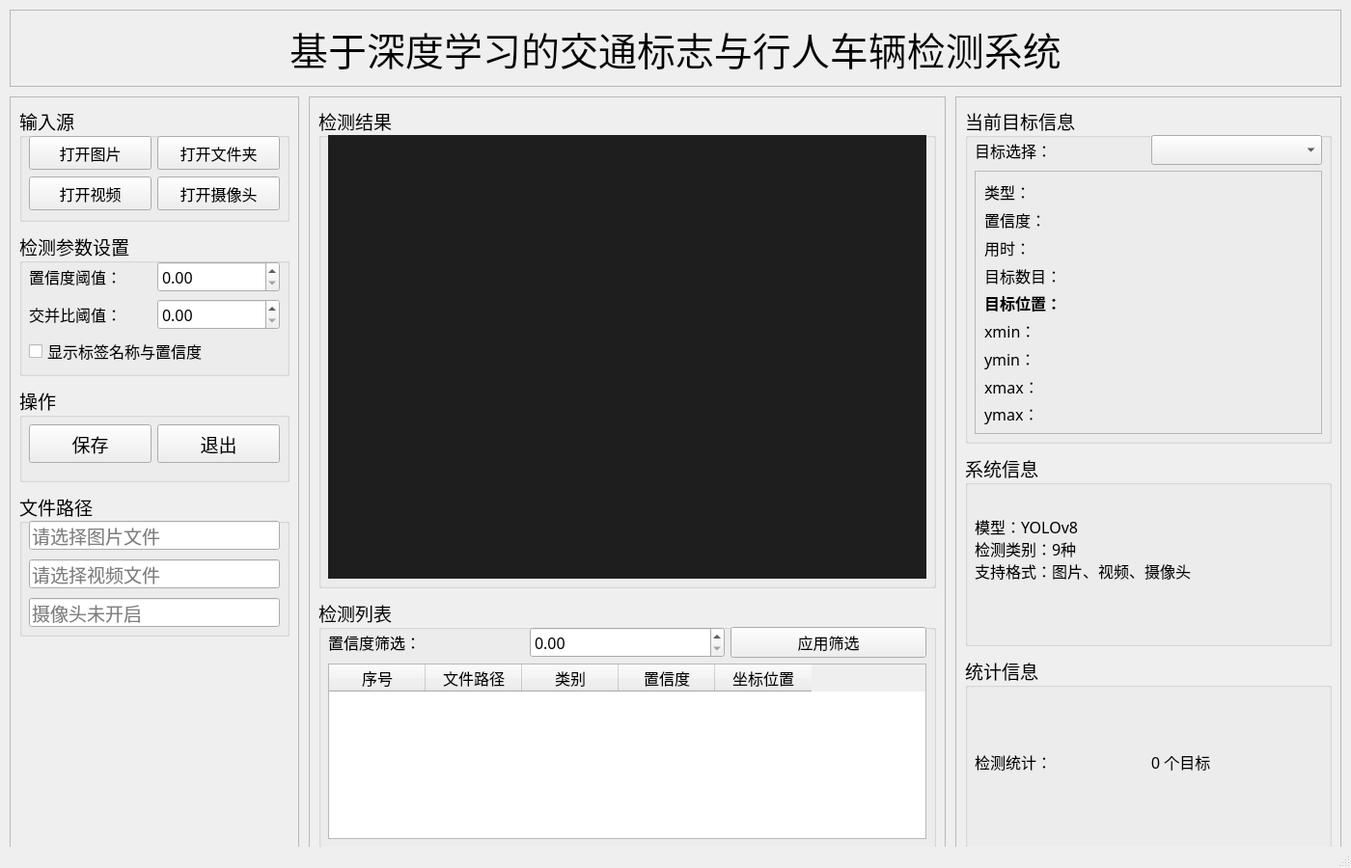
<?xml version="1.0" encoding="UTF-8"?>
<ui version="4.0">
 <class>MainWindow</class>
 <widget class="QMainWindow" name="MainWindow">
  <property name="geometry">
   <rect>
    <x>0</x>
    <y>0</y>
    <width>1400</width>
    <height>900</height>
   </rect>
  </property>
  <property name="minimumSize">
   <size>
    <width>1400</width>
    <height>900</height>
   </size>
  </property>
  <property name="windowTitle">
   <string>基于深度学习的交通标志与行人车辆检测系统</string>
  </property>
  <property name="windowIcon">
   <iconset resource="ui_sources.qrc">
    <normaloff>:/icons/ui_imgs/icons/目标检测.png</normaloff>:/icons/ui_imgs/icons/目标检测.png</iconset>
  </property>
  <widget class="QWidget" name="centralwidget">
   <!-- 顶部标题栏 -->
   <widget class="QFrame" name="frame_title">
    <property name="geometry">
     <rect>
      <x>10</x>
      <y>10</y>
      <width>1380</width>
      <height>80</height>
     </rect>
    </property>
    <property name="frameShape">
     <enum>QFrame::StyledPanel</enum>
    </property>
    <property name="frameShadow">
     <enum>QFrame::Raised</enum>
    </property>
    <widget class="QLabel" name="label_title">
     <property name="geometry">
      <rect>
       <x>0</x>
       <y>0</y>
       <width>1380</width>
       <height>80</height>
      </rect>
     </property>
     <property name="font">
      <font>
       <family>华文楷体</family>
       <pointsize>30</pointsize>
      </font>
     </property>
     <property name="alignment">
      <set>Qt::AlignCenter</set>
     </property>
     <property name="text">
      <string>基于深度学习的交通标志与行人车辆检测系统</string>
     </property>
    </widget>
   </widget>
   
   <!-- 左侧控制区 -->
   <widget class="QFrame" name="frame_left">
    <property name="geometry">
     <rect>
      <x>10</x>
      <y>100</y>
      <width>300</width>
      <height>790</height>
     </rect>
    </property>
    <property name="frameShape">
     <enum>QFrame::StyledPanel</enum>
    </property>
    <property name="frameShadow">
     <enum>QFrame::Raised</enum>
    </property>
    
    <!-- 输入源区域 -->
    <widget class="QGroupBox" name="groupBox_input">
     <property name="geometry">
      <rect>
       <x>10</x>
       <y>10</y>
       <width>280</width>
       <height>120</height>
      </rect>
     </property>
     <property name="font">
      <font>
       <family>华文楷体</family>
       <pointsize>14</pointsize>
      </font>
     </property>
     <property name="title">
      <string>输入源</string>
     </property>
     <widget class="QWidget" name="widget_input">
      <property name="geometry">
       <rect>
        <x>10</x>
        <y>30</y>
        <width>260</width>
        <height>80</height>
       </rect>
      </property>
      <layout class="QGridLayout" name="gridLayout_input">
       <item row="0" column="0">
        <widget class="QPushButton" name="PicBtn">
         <property name="minimumSize">
          <size>
           <width>120</width>
           <height>35</height>
          </size>
         </property>
         <property name="font">
          <font>
           <family>华文楷体</family>
           <pointsize>12</pointsize>
          </font>
         </property>
         <property name="text">
          <string>打开图片</string>
         </property>
         <property name="icon">
          <iconset resource="ui_sources.qrc">
           <normaloff>:/icons/ui_imgs/icons/img.png</normaloff>:/icons/ui_imgs/icons/img.png</iconset>
         </property>
         <property name="iconSize">
          <size>
           <width>20</width>
           <height>20</height>
          </size>
         </property>
        </widget>
       </item>
       <item row="0" column="1">
        <widget class="QPushButton" name="FilesBtn">
         <property name="minimumSize">
          <size>
           <width>120</width>
           <height>35</height>
          </size>
         </property>
         <property name="font">
          <font>
           <family>华文楷体</family>
           <pointsize>12</pointsize>
          </font>
         </property>
         <property name="text">
          <string>打开文件夹</string>
         </property>
         <property name="icon">
          <iconset resource="ui_sources.qrc">
           <normaloff>:/icons/ui_imgs/icons/folder.png</normaloff>:/icons/ui_imgs/icons/folder.png</iconset>
         </property>
         <property name="iconSize">
          <size>
           <width>20</width>
           <height>20</height>
          </size>
         </property>
        </widget>
       </item>
       <item row="1" column="0">
        <widget class="QPushButton" name="VideoBtn">
         <property name="minimumSize">
          <size>
           <width>120</width>
           <height>35</height>
          </size>
         </property>
         <property name="font">
          <font>
           <family>华文楷体</family>
           <pointsize>12</pointsize>
          </font>
         </property>
         <property name="text">
          <string>打开视频</string>
         </property>
         <property name="icon">
          <iconset resource="ui_sources.qrc">
           <normaloff>:/icons/ui_imgs/icons/video.png</normaloff>:/icons/ui_imgs/icons/video.png</iconset>
         </property>
         <property name="iconSize">
          <size>
           <width>20</width>
           <height>20</height>
          </size>
         </property>
        </widget>
       </item>
       <item row="1" column="1">
        <widget class="QPushButton" name="CapBtn">
         <property name="minimumSize">
          <size>
           <width>120</width>
           <height>35</height>
          </size>
         </property>
         <property name="font">
          <font>
           <family>华文楷体</family>
           <pointsize>12</pointsize>
          </font>
         </property>
         <property name="text">
          <string>打开摄像头</string>
         </property>
         <property name="icon">
          <iconset resource="ui_sources.qrc">
           <normaloff>:/icons/ui_imgs/icons/camera.png</normaloff>:/icons/ui_imgs/icons/camera.png</iconset>
         </property>
         <property name="iconSize">
          <size>
           <width>20</width>
           <height>20</height>
          </size>
         </property>
        </widget>
       </item>
      </layout>
     </widget>
    </widget>
    
    <!-- 检测参数设置 -->
    <widget class="QGroupBox" name="groupBox_params">
     <property name="geometry">
      <rect>
       <x>10</x>
       <y>140</y>
       <width>280</width>
       <height>150</height>
      </rect>
     </property>
     <property name="font">
      <font>
       <family>华文楷体</family>
       <pointsize>14</pointsize>
      </font>
     </property>
     <property name="title">
      <string>检测参数设置</string>
     </property>
     <widget class="QWidget" name="widget_params">
      <property name="geometry">
       <rect>
        <x>10</x>
        <y>30</y>
        <width>260</width>
        <height>110</height>
       </rect>
      </property>
      <layout class="QVBoxLayout" name="verticalLayout_params">
       <item>
        <layout class="QHBoxLayout" name="horizontalLayout_conf">
         <item>
          <widget class="QLabel" name="label_conf_thres">
           <property name="font">
            <font>
             <family>楷体</family>
             <pointsize>12</pointsize>
            </font>
           </property>
           <property name="text">
            <string>置信度阈值：</string>
           </property>
          </widget>
         </item>
         <item>
          <widget class="QDoubleSpinBox" name="doubleSpinBox">
           <property name="font">
            <font>
             <family>华文楷体</family>
             <pointsize>12</pointsize>
            </font>
           </property>
           <property name="decimals">
            <number>2</number>
           </property>
           <property name="minimum">
            <double>0.0</double>
           </property>
           <property name="maximum">
            <double>1.0</double>
           </property>
           <property name="singleStep">
            <double>0.05</double>
           </property>
          </widget>
         </item>
        </layout>
       </item>
       <item>
        <layout class="QHBoxLayout" name="horizontalLayout_iou">
         <item>
          <widget class="QLabel" name="label_iou_thres">
           <property name="font">
            <font>
             <family>楷体</family>
             <pointsize>12</pointsize>
            </font>
           </property>
           <property name="text">
            <string>交并比阈值：</string>
           </property>
          </widget>
         </item>
         <item>
          <widget class="QDoubleSpinBox" name="doubleSpinBox_2">
           <property name="font">
            <font>
             <family>华文楷体</family>
             <pointsize>12</pointsize>
            </font>
           </property>
           <property name="decimals">
            <number>2</number>
           </property>
           <property name="minimum">
            <double>0.0</double>
           </property>
           <property name="maximum">
            <double>1.0</double>
           </property>
           <property name="singleStep">
            <double>0.05</double>
           </property>
          </widget>
         </item>
        </layout>
       </item>
       <item>
        <widget class="QCheckBox" name="checkBox">
         <property name="font">
          <font>
           <family>华文楷体</family>
           <pointsize>12</pointsize>
          </font>
         </property>
         <property name="text">
          <string>显示标签名称与置信度</string>
         </property>
        </widget>
       </item>
      </layout>
     </widget>
    </widget>
    
    <!-- 操作按钮 -->
    <widget class="QGroupBox" name="groupBox_actions">
     <property name="geometry">
      <rect>
       <x>10</x>
       <y>300</y>
       <width>280</width>
       <height>100</height>
      </rect>
     </property>
     <property name="font">
      <font>
       <family>华文楷体</family>
       <pointsize>14</pointsize>
      </font>
     </property>
     <property name="title">
      <string>操作</string>
     </property>
     <widget class="QWidget" name="widget_actions">
      <property name="geometry">
       <rect>
        <x>10</x>
        <y>30</y>
        <width>260</width>
        <height>60</height>
       </rect>
      </property>
      <layout class="QHBoxLayout" name="horizontalLayout_actions">
       <item>
        <widget class="QPushButton" name="SaveBtn">
         <property name="minimumSize">
          <size>
           <width>120</width>
           <height>40</height>
          </size>
         </property>
         <property name="font">
          <font>
           <family>华文楷体</family>
           <pointsize>14</pointsize>
          </font>
         </property>
         <property name="text">
          <string>保存</string>
         </property>
         <property name="icon">
          <iconset resource="ui_sources.qrc">
           <normaloff>:/icons/ui_imgs/icons/保存.png</normaloff>:/icons/ui_imgs/icons/保存.png</iconset>
         </property>
         <property name="iconSize">
          <size>
           <width>20</width>
           <height>20</height>
          </size>
         </property>
        </widget>
       </item>
       <item>
        <widget class="QPushButton" name="ExitBtn">
         <property name="minimumSize">
          <size>
           <width>120</width>
           <height>40</height>
          </size>
         </property>
         <property name="font">
          <font>
           <family>华文楷体</family>
           <pointsize>14</pointsize>
          </font>
         </property>
         <property name="text">
          <string>退出</string>
         </property>
         <property name="icon">
          <iconset resource="ui_sources.qrc">
           <normaloff>:/icons/ui_imgs/icons/退出.png</normaloff>:/icons/ui_imgs/icons/退出.png</iconset>
         </property>
         <property name="iconSize">
          <size>
           <width>20</width>
           <height>20</height>
          </size>
         </property>
        </widget>
       </item>
      </layout>
     </widget>
    </widget>
    
    <!-- 路径显示 -->
    <widget class="QGroupBox" name="groupBox_path">
     <property name="geometry">
      <rect>
       <x>10</x>
       <y>410</y>
       <width>280</width>
       <height>150</height>
      </rect>
     </property>
     <property name="font">
      <font>
       <family>华文楷体</family>
       <pointsize>14</pointsize>
      </font>
     </property>
     <property name="title">
      <string>文件路径</string>
     </property>
     <widget class="QLineEdit" name="PiclineEdit">
      <property name="geometry">
       <rect>
        <x>10</x>
        <y>30</y>
        <width>260</width>
        <height>30</height>
       </rect>
      </property>
      <property name="placeholderText">
       <string>请选择图片文件</string>
      </property>
     </widget>
     <widget class="QLineEdit" name="VideolineEdit">
      <property name="geometry">
       <rect>
        <x>10</x>
        <y>70</y>
        <width>260</width>
        <height>30</height>
       </rect>
      </property>
      <property name="placeholderText">
       <string>请选择视频文件</string>
      </property>
     </widget>
     <widget class="QLineEdit" name="CaplineEdit">
      <property name="geometry">
       <rect>
        <x>10</x>
        <y>110</y>
        <width>260</width>
        <height>30</height>
       </rect>
      </property>
      <property name="placeholderText">
       <string>摄像头未开启</string>
      </property>
     </widget>
    </widget>
   </widget>
   
   <!-- 中间显示区 -->
   <widget class="QFrame" name="frame_center">
    <property name="geometry">
     <rect>
      <x>320</x>
      <y>100</y>
      <width>660</width>
      <height>790</height>
     </rect>
    </property>
    <property name="frameShape">
     <enum>QFrame::StyledPanel</enum>
    </property>
    <property name="frameShadow">
     <enum>QFrame::Raised</enum>
    </property>
    
    <!-- 图像显示 -->
    <widget class="QGroupBox" name="groupBox_display">
     <property name="geometry">
      <rect>
       <x>10</x>
       <y>10</y>
       <width>640</width>
       <height>500</height>
      </rect>
     </property>
     <property name="font">
      <font>
       <family>华文楷体</family>
       <pointsize>14</pointsize>
      </font>
     </property>
     <property name="title">
      <string>检测结果</string>
     </property>
     <widget class="QLabel" name="label_show">
      <property name="geometry">
       <rect>
        <x>10</x>
        <y>30</y>
        <width>620</width>
        <height>460</height>
       </rect>
      </property>
      <property name="styleSheet">
       <string notr="true">background-color: rgb(30, 30, 30);</string>
      </property>
      <property name="text">
       <string/>
      </property>
      <property name="alignment">
       <set>Qt::AlignCenter</set>
      </property>
     </widget>
    </widget>
    
    <!-- 检测信息 -->
    <widget class="QGroupBox" name="groupBox_info">
     <property name="geometry">
      <rect>
       <x>10</x>
       <y>520</y>
       <width>640</width>
       <height>260</height>
      </rect>
     </property>
     <property name="font">
      <font>
       <family>华文楷体</family>
       <pointsize>14</pointsize>
      </font>
     </property>
     <property name="title">
      <string>检测列表</string>
     </property>
     <widget class="QWidget" name="widget_table">
      <property name="geometry">
       <rect>
        <x>10</x>
        <y>30</y>
        <width>620</width>
        <height>220</height>
       </rect>
      </property>
      <layout class="QVBoxLayout" name="verticalLayout_table">
       <item>
        <layout class="QHBoxLayout" name="horizontalLayout_filter">
         <item>
          <widget class="QLabel" name="label_filter">
           <property name="font">
            <font>
             <family>楷体</family>
             <pointsize>12</pointsize>
            </font>
           </property>
           <property name="text">
            <string>置信度筛选：</string>
           </property>
          </widget>
         </item>
         <item>
          <widget class="QDoubleSpinBox" name="doubleSpinBox_filter">
           <property name="font">
            <font>
             <family>华文楷体</family>
             <pointsize>12</pointsize>
            </font>
           </property>
           <property name="decimals">
            <number>2</number>
           </property>
           <property name="minimum">
            <double>0.0</double>
           </property>
           <property name="maximum">
            <double>1.0</double>
           </property>
           <property name="singleStep">
            <double>0.05</double>
           </property>
          </widget>
         </item>
         <item>
          <widget class="QPushButton" name="pushButton_filter">
           <property name="font">
            <font>
             <family>华文楷体</family>
             <pointsize>12</pointsize>
            </font>
           </property>
           <property name="text">
            <string>应用筛选</string>
           </property>
          </widget>
         </item>
        </layout>
       </item>
       <item>
        <widget class="QTableWidget" name="tableWidget">
         <property name="font">
          <font>
           <family>华文楷体</family>
           <pointsize>12</pointsize>
          </font>
         </property>
         <property name="columnCount">
          <number>5</number>
         </property>
         <column>
          <property name="text">
           <string>序号</string>
          </property>
         </column>
         <column>
          <property name="text">
           <string>文件路径</string>
          </property>
         </column>
         <column>
          <property name="text">
           <string>类别</string>
          </property>
         </column>
         <column>
          <property name="text">
           <string>置信度</string>
          </property>
         </column>
         <column>
          <property name="text">
           <string>坐标位置</string>
          </property>
         </column>
        </widget>
       </item>
      </layout>
     </widget>
    </widget>
   </widget>
   
   <!-- 右侧信息区 -->
   <widget class="QFrame" name="frame_right">
    <property name="geometry">
     <rect>
      <x>990</x>
      <y>100</y>
      <width>400</width>
      <height>790</height>
     </rect>
    </property>
    <property name="frameShape">
     <enum>QFrame::StyledPanel</enum>
    </property>
    <property name="frameShadow">
     <enum>QFrame::Raised</enum>
    </property>
    
    <!-- 当前目标信息 -->
    <widget class="QGroupBox" name="groupBox_target">
     <property name="geometry">
      <rect>
       <x>10</x>
       <y>10</y>
       <width>380</width>
       <height>350</height>
      </rect>
     </property>
     <property name="font">
      <font>
       <family>华文楷体</family>
       <pointsize>14</pointsize>
      </font>
     </property>
     <property name="title">
      <string>当前目标信息</string>
     </property>
     <widget class="QWidget" name="widget_target">
      <property name="geometry">
       <rect>
        <x>10</x>
        <y>30</y>
        <width>360</width>
        <height>310</height>
       </rect>
      </property>
      <layout class="QVBoxLayout" name="verticalLayout_target">
       <item>
        <layout class="QHBoxLayout" name="horizontalLayout_target_select">
         <item>
          <widget class="QLabel" name="label_target_select">
           <property name="font">
            <font>
             <family>楷体</family>
             <pointsize>12</pointsize>
            </font>
           </property>
           <property name="text">
            <string>目标选择：</string>
           </property>
          </widget>
         </item>
         <item>
          <widget class="QComboBox" name="comboBox">
           <property name="font">
            <font>
             <family>华文楷体</family>
             <pointsize>12</pointsize>
            </font>
           </property>
          </widget>
         </item>
        </layout>
       </item>
       <item>
        <widget class="QFrame" name="frame_target_detail">
         <property name="frameShape">
          <enum>QFrame::StyledPanel</enum>
         </property>
         <property name="frameShadow">
          <enum>QFrame::Raised</enum>
         </property>
         <layout class="QGridLayout" name="gridLayout_target_detail">
          <item row="0" column="0">
           <widget class="QLabel" name="label_type">
            <property name="font">
             <font>
              <family>楷体</family>
              <pointsize>12</pointsize>
             </font>
            </property>
            <property name="text">
             <string>类型：</string>
            </property>
           </widget>
          </item>
          <item row="0" column="1">
           <widget class="QLabel" name="type_lb">
            <property name="font">
             <font>
              <family>Arial</family>
              <pointsize>14</pointsize>
              <weight>75</weight>
              <bold>true</bold>
             </font>
            </property>
            <property name="text">
             <string/>
            </property>
           </widget>
          </item>
          <item row="1" column="0">
           <widget class="QLabel" name="label_conf">
            <property name="font">
             <font>
              <family>楷体</family>
              <pointsize>12</pointsize>
             </font>
            </property>
            <property name="text">
             <string>置信度：</string>
            </property>
           </widget>
          </item>
          <item row="1" column="1">
           <widget class="QLabel" name="label_conf_value">
            <property name="font">
             <font>
              <family>Arial</family>
              <pointsize>14</pointsize>
              <weight>75</weight>
              <bold>true</bold>
             </font>
            </property>
            <property name="text">
             <string/>
            </property>
           </widget>
          </item>
          <item row="2" column="0">
           <widget class="QLabel" name="label_time">
            <property name="font">
             <font>
              <family>楷体</family>
              <pointsize>12</pointsize>
             </font>
            </property>
            <property name="text">
             <string>用时：</string>
            </property>
           </widget>
          </item>
          <item row="2" column="1">
           <widget class="QLabel" name="time_lb">
            <property name="font">
             <font>
              <family>Arial</family>
              <pointsize>14</pointsize>
              <weight>75</weight>
              <bold>true</bold>
             </font>
            </property>
            <property name="text">
             <string/>
            </property>
           </widget>
          </item>
          <item row="3" column="0">
           <widget class="QLabel" name="label_nums">
            <property name="font">
             <font>
              <family>楷体</family>
              <pointsize>12</pointsize>
             </font>
            </property>
            <property name="text">
             <string>目标数目：</string>
            </property>
           </widget>
          </item>
          <item row="3" column="1">
           <widget class="QLabel" name="label_nums_value">
            <property name="font">
             <font>
              <family>Arial</family>
              <pointsize>14</pointsize>
              <weight>75</weight>
              <bold>true</bold>
             </font>
            </property>
            <property name="text">
             <string/>
            </property>
           </widget>
          </item>
          <item row="4" column="0" colspan="2">
           <widget class="QLabel" name="label_position">
            <property name="font">
             <font>
              <family>楷体</family>
              <pointsize>12</pointsize>
              <weight>75</weight>
              <bold>true</bold>
             </font>
            </property>
            <property name="text">
             <string>目标位置：</string>
            </property>
           </widget>
          </item>
          <item row="5" column="0">
           <widget class="QLabel" name="label_xmin">
            <property name="font">
             <font>
              <family>楷体</family>
              <pointsize>12</pointsize>
             </font>
            </property>
            <property name="text">
             <string>xmin：</string>
            </property>
           </widget>
          </item>
          <item row="5" column="1">
           <widget class="QLabel" name="label_xmin_value">
            <property name="font">
             <font>
              <family>Arial</family>
              <pointsize>12</pointsize>
             </font>
            </property>
            <property name="text">
             <string/>
            </property>
           </widget>
          </item>
          <item row="6" column="0">
           <widget class="QLabel" name="label_ymin">
            <property name="font">
             <font>
              <family>楷体</family>
              <pointsize>12</pointsize>
             </font>
            </property>
            <property name="text">
             <string>ymin：</string>
            </property>
           </widget>
          </item>
          <item row="6" column="1">
           <widget class="QLabel" name="label_ymin_value">
            <property name="font">
             <font>
              <family>Arial</family>
              <pointsize>12</pointsize>
             </font>
            </property>
            <property name="text">
             <string/>
            </property>
           </widget>
          </item>
          <item row="7" column="0">
           <widget class="QLabel" name="label_xmax">
            <property name="font">
             <font>
              <family>楷体</family>
              <pointsize>12</pointsize>
             </font>
            </property>
            <property name="text">
             <string>xmax：</string>
            </property>
           </widget>
          </item>
          <item row="7" column="1">
           <widget class="QLabel" name="label_xmax_value">
            <property name="font">
             <font>
              <family>Arial</family>
              <pointsize>12</pointsize>
             </font>
            </property>
            <property name="text">
             <string/>
            </property>
           </widget>
          </item>
          <item row="8" column="0">
           <widget class="QLabel" name="label_ymax">
            <property name="font">
             <font>
              <family>楷体</family>
              <pointsize>12</pointsize>
             </font>
            </property>
            <property name="text">
             <string>ymax：</string>
            </property>
           </widget>
          </item>
          <item row="8" column="1">
           <widget class="QLabel" name="label_ymax_value">
            <property name="font">
             <font>
              <family>Arial</family>
              <pointsize>12</pointsize>
             </font>
            </property>
            <property name="text">
             <string/>
            </property>
           </widget>
          </item>
         </layout>
        </widget>
       </item>
      </layout>
     </widget>
    </widget>
    
    <!-- 系统信息 -->
    <widget class="QGroupBox" name="groupBox_system">
     <property name="geometry">
      <rect>
       <x>10</x>
       <y>370</y>
       <width>380</width>
       <height>200</height>
      </rect>
     </property>
     <property name="font">
      <font>
       <family>华文楷体</family>
       <pointsize>14</pointsize>
      </font>
     </property>
     <property name="title">
      <string>系统信息</string>
     </property>
     <widget class="QLabel" name="label_system_info">
      <property name="geometry">
       <rect>
        <x>10</x>
        <y>30</y>
        <width>360</width>
        <height>160</height>
       </rect>
      </property>
      <property name="font">
       <font>
        <family>华文楷体</family>
        <pointsize>12</pointsize>
       </font>
      </property>
      <property name="text">
       <string>模型：YOLOv8
检测类别：9种
支持格式：图片、视频、摄像头
</string>
      </property>
     </widget>
    </widget>
    
    <!-- 统计信息 -->
    <widget class="QGroupBox" name="groupBox_stats">
     <property name="geometry">
      <rect>
       <x>10</x>
       <y>580</y>
       <width>380</width>
       <height>200</height>
      </rect>
     </property>
     <property name="font">
      <font>
       <family>华文楷体</family>
       <pointsize>14</pointsize>
      </font>
     </property>
     <property name="title">
      <string>统计信息</string>
     </property>
     <widget class="QWidget" name="widget_stats">
      <property name="geometry">
       <rect>
        <x>10</x>
        <y>30</y>
        <width>360</width>
        <height>160</height>
       </rect>
      </property>
      <layout class="QVBoxLayout" name="verticalLayout_stats">
       <item>
        <layout class="QHBoxLayout" name="horizontalLayout_stats">
         <item>
          <widget class="QLabel" name="label_stats">
           <property name="font">
            <font>
             <family>楷体</family>
             <pointsize>12</pointsize>
            </font>
           </property>
           <property name="text">
            <string>检测统计：</string>
           </property>
          </widget>
         </item>
         <item>
          <widget class="QLabel" name="label_stats_value">
           <property name="font">
            <font>
             <family>Arial</family>
             <pointsize>12</pointsize>
            </font>
           </property>
           <property name="text">
            <string>0 个目标</string>
           </property>
          </widget>
         </item>
        </layout>
       </item>
      </layout>
     </widget>
    </widget>
   </widget>
  </widget>
  <widget class="QStatusBar" name="statusbar"/>
 </widget>
 <resources>
  <include location="ui_sources.qrc"/>
 </resources>
 <connections/>
</ui>
